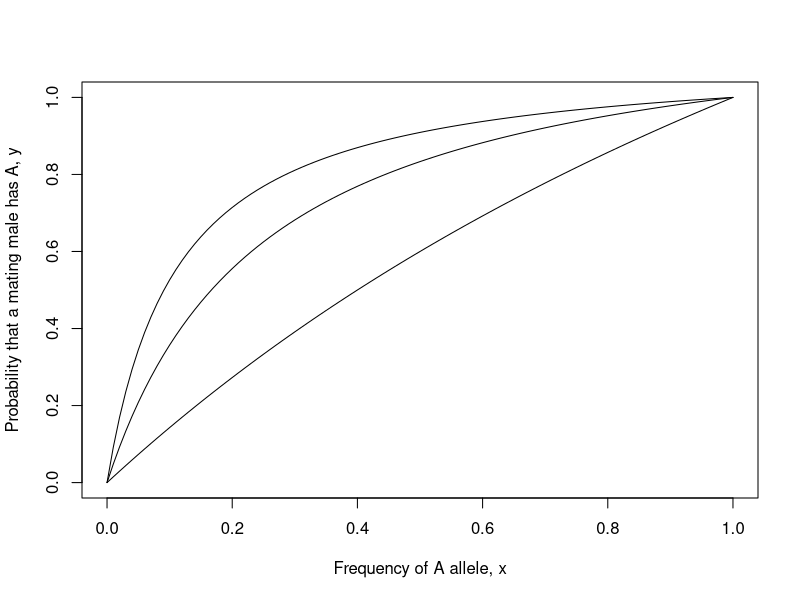
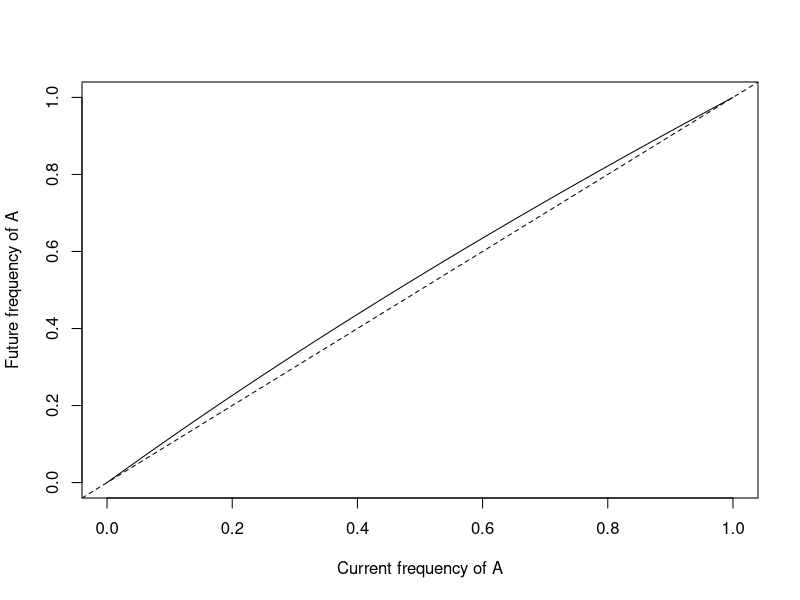
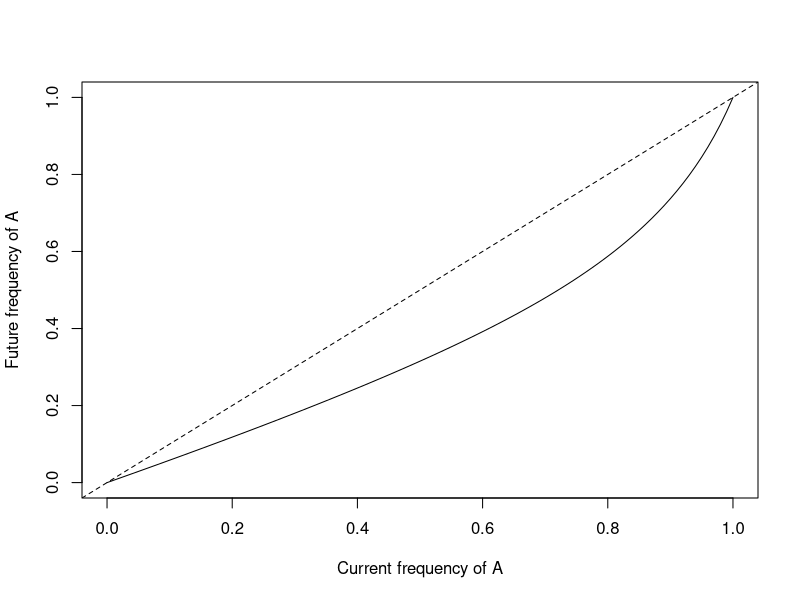
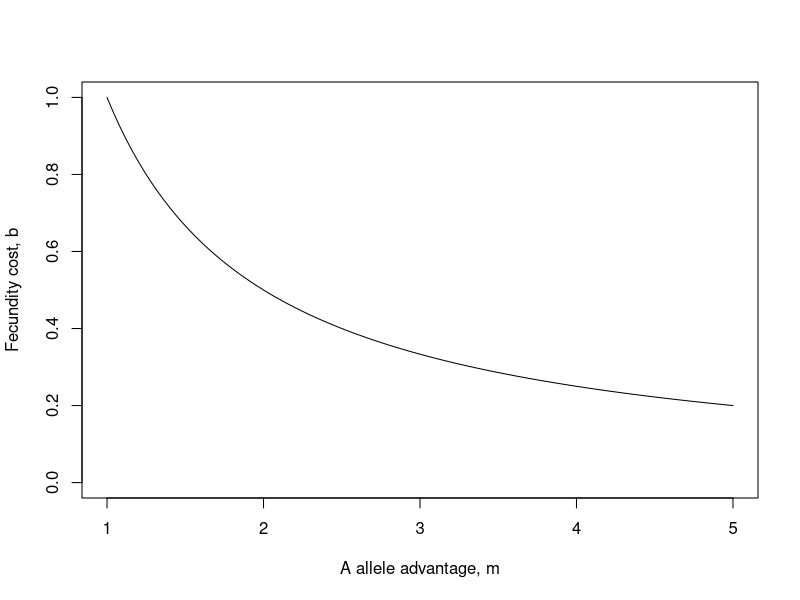

Reproduce these figures in R, in order.
## Kokko - Modelling for field biologists an other interesting people


# Chapter 1 ---------------------------------------------------------------

# shape of y in relation to x

m <- 10
curve(m*x/(m*x+1-x), xlim=c(0,1), ylim=c(0,1),
      xlab="Frequency of A allele, x", ylab="Probability that a mating male has A, y")

m <- 5
curve(m*x/(m*x+1-x), add=T)
m <- 1.5
curve(m*x/(m*x+1-x), add=T)

# future frequency of A for different values of m and b

x <- seq(0,1,0.01)
y <- m*x/(m*x+(1-x))

N <- 1000
B <- 20

b <- 0.9
m <- 5

nA <- N*(x*y*b*B + 0.5*x*(1-y)*B+0.5*(1-x)*y*b*B)
na <- N*(0.5*x*(1-y)*B+0.5*(1-x)*y*b*B+(1-x)*(1-y)*B)

x_pr <- nA/(na+nA)

plot(x, x_pr, type="l", xlim=c(0,1), ylim=c(0,1), xlab="Current frequency of A",
     ylab="Future frequency of A")
abline(a=0,b=1,lty=2)



b <- 0.1
m <- 5

nA <- N*(x*y*b*B + 0.5*x*(1-y)*B+0.5*(1-x)*y*b*B)
na <- N*(0.5*x*(1-y)*B+0.5*(1-x)*y*b*B+(1-x)*(1-y)*B)

x_pr <- nA/(na+nA)

plot(x, x_pr, type="l", xlim=c(0,1), ylim=c(0,1), xlab="Current frequency of A",
     ylab="Future frequency of A")
abline(a=0,b=1,lty=2)



# overall condition for fixation/loss of allele
# the curve b=1/m describes the equilibrium where every frequency of A is stable

# in the function we substitute 1/m with 1/x
curve(1/x, ylim=c(0,1), xlim=c(1,5),xlab="A allele advantage, m", ylab="Fecundity cost, b")
